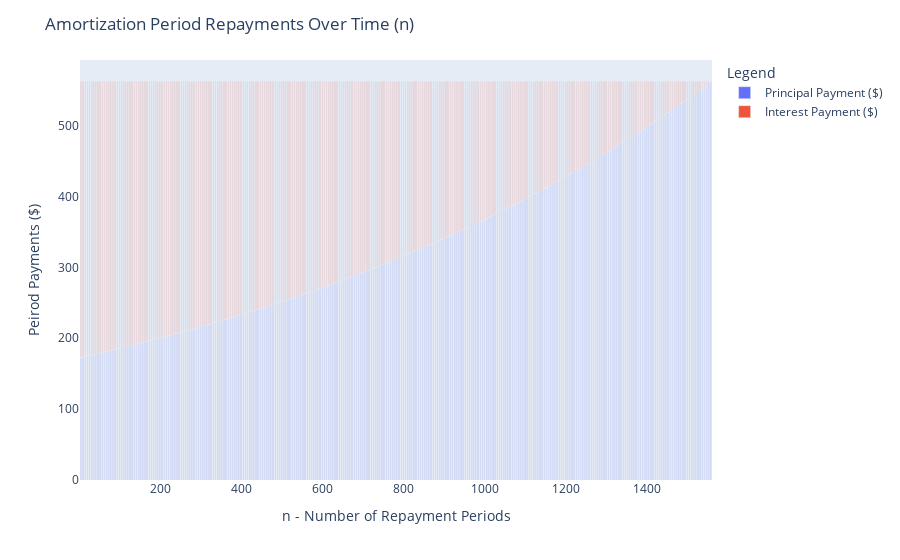

Source (notebook cell):
### Code cell
loan.period_repayments_chart

### Figure 1 — Plotly figure (JSON) as saved in the notebook; plotly's stock layout.template omitted (floating-point values rounded to 4 significant figures; data arrays with more than 128 entries replaced by an {"elided": "..."} marker saying what was removed)
{"data": [{"alignmentgroup": "True", "hovertemplate": "variable=Principal Payment ($)<br>Period=%{x}<br>value=%{y}<extra></extra>", "legendgroup": "Principal Payment ($)", "marker": {"color": "#636efa", "pattern": {"shape": ""}}, "name": "Principal Payment ($)", "offsetgroup": "Principal Payment ($)", "orientation": "v", "showlegend": true, "textposition": "auto", "type": "bar", "x": {"elided": "1560 int values"}, "xaxis": "x", "y": {"elided": "1560 float values"}, "yaxis": "y"}, {"alignmentgroup": "True", "hovertemplate": "variable=Interest Payment ($)<br>Period=%{x}<br>value=%{y}<extra></extra>", "legendgroup": "Interest Payment ($)", "marker": {"color": "#EF553B", "pattern": {"shape": ""}}, "name": "Interest Payment ($)", "offsetgroup": "Interest Payment ($)", "orientation": "v", "showlegend": true, "textposition": "auto", "type": "bar", "x": {"elided": "1560 int values"}, "xaxis": "x", "y": {"elided": "1560 float values"}, "yaxis": "y"}], "layout": {"barmode": "stack", "legend": {"title": {"text": "Legend"}, "tracegroupgap": 0}, "margin": {"t": 60}, "title": {"text": "Amortization Period Repayments Over Time (n)"}, "xaxis": {"anchor": "y", "domain": [0, 1], "title": {"text": "n - Number of Repayment Periods"}}, "yaxis": {"anchor": "x", "domain": [0, 1], "title": {"text": "Peirod Payments ($)"}}}}
